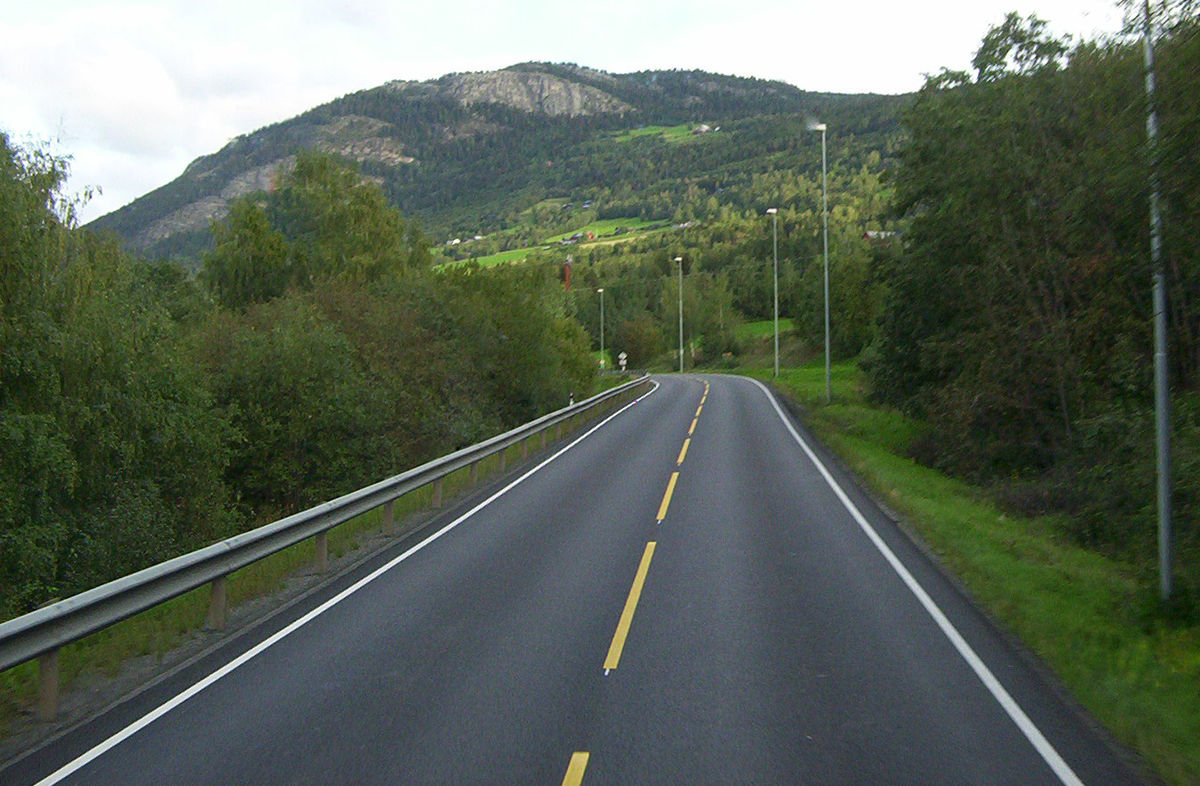
#> input picture res/Road_in_Norway.jpg, 1200 x 786 px, given in place of Lenna.png, which was not available
$ python convImg.py   (older library calls are emulated)
#> lines starting #> are read from the running program, lines starting #| are printed output that depends on the picture; pictures that were not available may be replaced by others from this repository, and a replacement may not be noted
#> in loadImg, img is the input picture: shape (786, 1200, 3); mean B, G, R 87, 99.6, 89.3
### ImageBase.py
#python3
#Steven Image base operation Class
import cv2
import numpy as np
from matplotlib import pyplot as plt
import random

def changeBgr2Rbg(img): #input color img
    if getImagChannel(img) == 3:
        b,g,r = cv2.split(img)       # get b,g,r
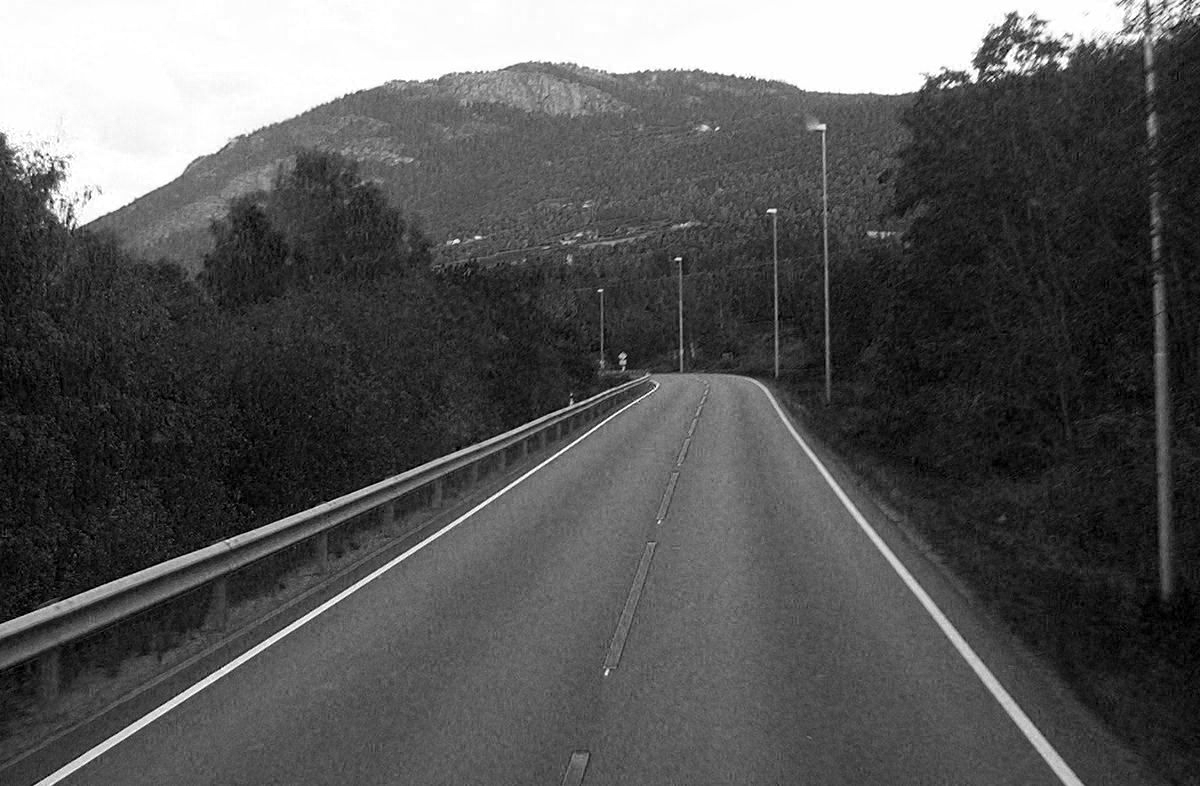
#> b: shape (786, 1200); min 0, max 255, mean 87
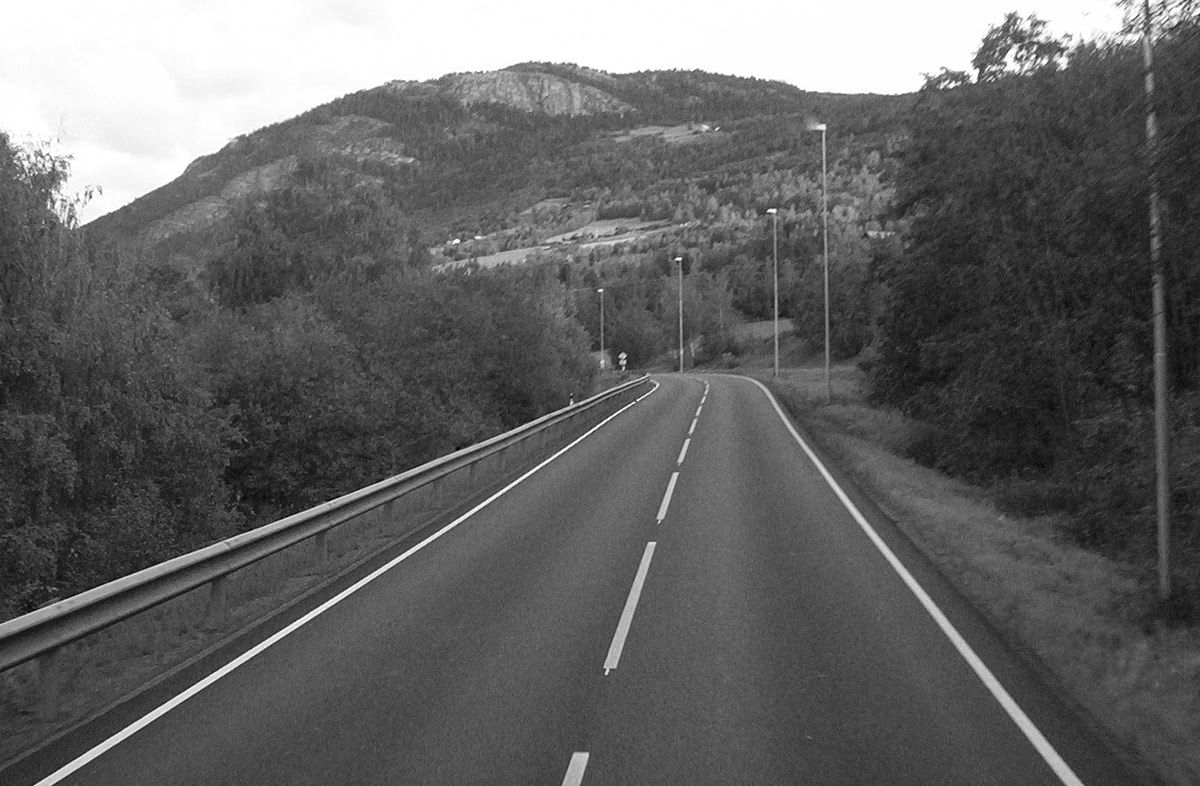
#> g: shape (786, 1200); min 0, max 255, mean 99.6
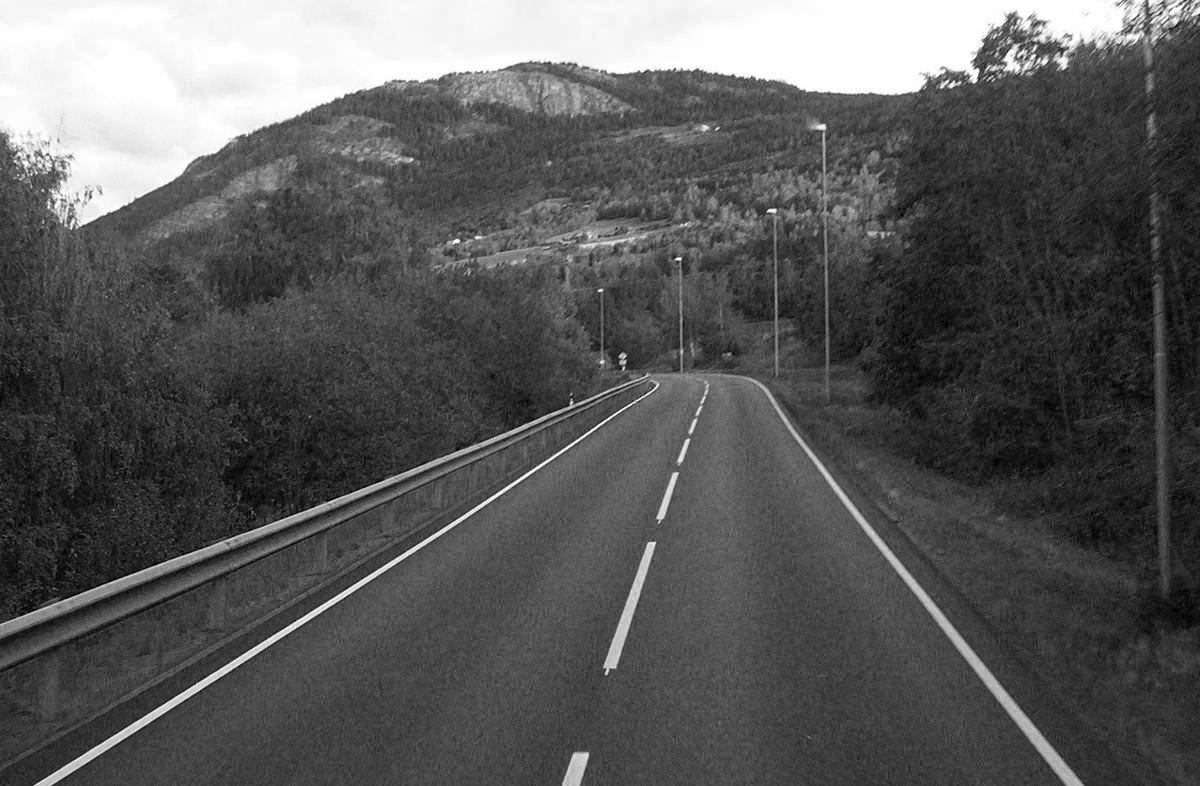
#> r: shape (786, 1200); min 0, max 255, mean 89.3
        img = cv2.merge([r,g,b])
    return img

# [5 lines left out: function changeRbg2Bgr, not called in this run]

def loadImg(file, mode=cv2.IMREAD_COLOR, toRgb=True):
    #mode = cv2.IMREAD_COLOR cv2.IMREAD_GRAYSCALE cv2.IMREAD_UNCHANGED
    try:
        img = cv2.imread(file,mode)
    except:
        print("Load image error,file=",file)

    assert(img is not None)
    if toRgb:
        if getImagChannel(img) == 3:
            img = changeBgr2Rbg(img)
    return img

def loadGrayImg(file):
    img = loadImg(file,mode=cv2.IMREAD_GRAYSCALE)
    return img

def writeImg(img,filePath):
    cv2.imwrite(filePath,img)

def infoImg(img,str='image:'):
    return print(str,'shape:',img.shape,'size:',img.size,'dims=',img.ndim,'dtype:',img.dtype)

def grayImg(img):
    if getImagChannel(img) == 3:
        return cv2.cvtColor(img, cv2.COLOR_BGR2GRAY)
    return img

def getImagChannel(img):
    if img.ndim == 3: #color r g b channel
        return 3
    return 1  #only one channel

# [27 lines left out: functions resizeImg, showimage, plotImg, not called in this run]

def getImgHW(img):
    return img.shape[0],img.shape[1]

def distanceImg(img1,img2):
    return np.sqrt(np.sum(np.square(img1 - img2)))

"""-----------------------operation start-------"""
# [100 lines left out: functions calcAndDrawHist, equalizedHist, custEqualizedHist, histogram_equalize, binaryImage, binaryImage2 and 2 more, not called in this run]

def thresHoldModel(img,mode=cv2.ADAPTIVE_THRESH_MEAN_C):
    #cv2.ADAPTIVE_THRESH_GAUSSIAN_C
    return cv2.adaptiveThreshold(img,255,mode,cv2.THRESH_BINARY,11,2)

def convolutionImg(img,kernel):
    return cv2.filter2D(img,-1,kernel)
#> in convolutionImg (call 5), `return cv2.filter2D(img,-1,kernel)`:
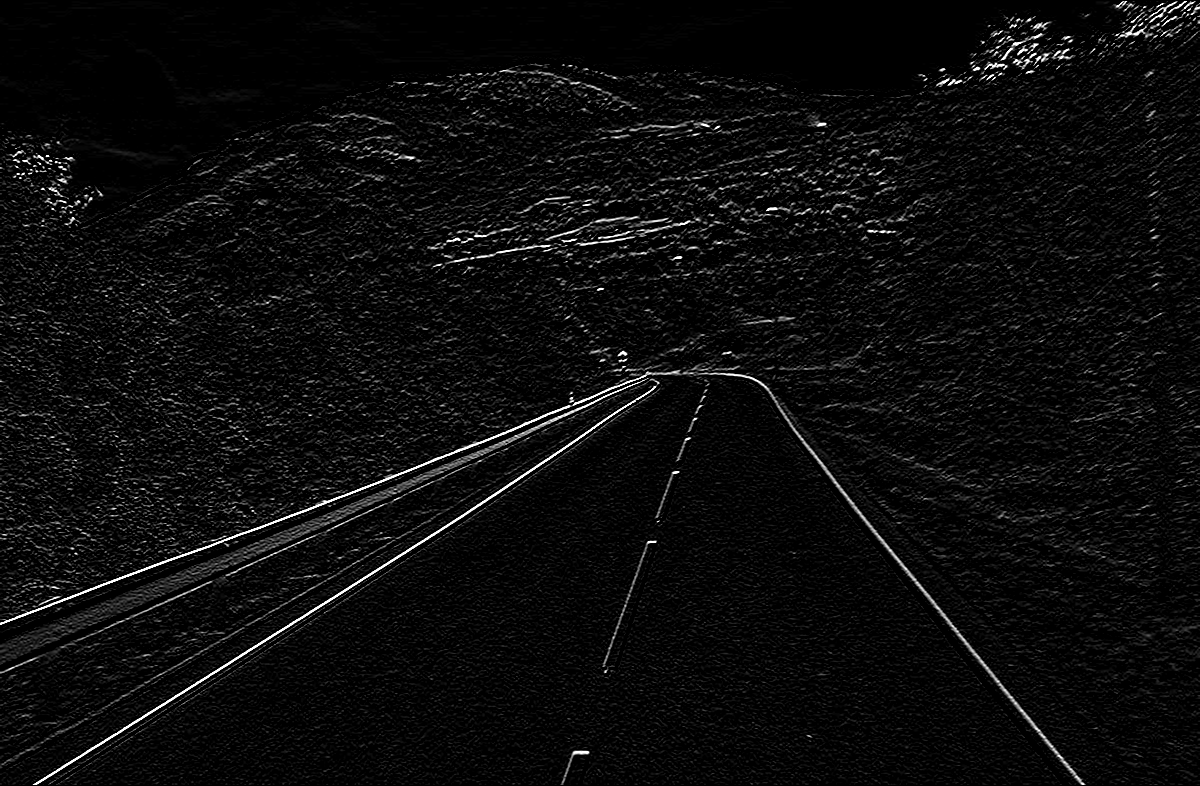
#> returned value: shape (786, 1200); min 0, max 255, mean 12.1

# [343 lines left out: functions colorSpace, flipImg, custGray, differImg, reverseImg, LightImg and 9 more, not called in this run]

#https://docs.opencv.org/trunk/da/d22/tutorial_py_canny.html
def cannyImg(img,threshold1=100,threshold2=200):
    return cv2.Canny(img, threshold1=threshold1, threshold2=threshold2)

def sobelImg(img,scale=1,delta=0,ddepth = cv2.CV_16S, ksize=3):
    return cv2.Sobel(img, ddepth, 1, 0, ksize=ksize, scale=scale, delta=delta, borderType=cv.BORDER_DEFAULT)

# [23 lines left out: functions textImg, jointImage, not called in this run]

def rectangleImg(img,startPt,stopPt,color=(0, 0, 255),thickness=2):
    #return cv2.rectangle(img=img, pt1=startPt, pt2=stopPt, color=color, thickness=thickness)
    return cv2.rectangle(img, startPt, stopPt, color, thickness=2)

# [17 lines left out: functions adjustBrightnessAndContrast, GammaCorrection, not called in this run]

### mainImagePlot.py
#python3
#Steven 11/03/2020 image plot modoule

import matplotlib.pyplot as plt
from common import getRowAndColumn
from ImageBase import *

# [4 lines left out: function plotImg2, not called in this run]

def plotImagList(imgList, nameList, title='', gray=False, showticks=True):
#> called with title = '', gray = False, showticks = True
    nImg = len(imgList)
#> nImg = 8
    nRow,nColumn = getRowAndColumn(nImg)

    plt.figure().suptitle(title, fontsize="x-large")
    for n in range(nImg):
        img = imgList[n]
        ax = plt.subplot(nRow, nColumn, n + 1)
        ax.title.set_text(nameList[n])
        if gray:
            plt.imshow(img,cmap="gray")
        else:
            plt.imshow(img)

        if not showticks:
            ax.set_yticks([])
            ax.set_xticks([])
    #plt.grid(True)
    plt.tight_layout()

    # [4 lines of commented-out code are left out]
    plt.show()

# [7 lines left out: function main, not called in this run]

# [2 lines that do not run on import are left out]

### common.py
#python3
#Steven common
import numpy as np


def getRowAndColumn(N):
    """give a positive number,return suitable a*b for subplot matrix """
#> called with N = 8
    if N <= 0:
        return (0,0)
    if N == 1:
        return (1,1)

    if N % 2 != 0: #odd number
        N +=1

    match = []
    for i in np.arange(1,N/2+1,dtype=np.int8):
        #print(i)
        if N % i == 0:
            match.append((int(i), int(N/i)))
#> after the loop, match = [(1, 8), (2, 4), (4, 2)]
    #print(match)

    '''(a,b) find the minimum abs(a-b) as the suitable result'''
    minInter = abs(match[0][0]-match[0][1])
#> minInter = 7
    res = match[0]
#> res = (1, 8)
    for i in match:
        if minInter > abs(i[0]-i[1]):
            minInter = abs(i[0]-i[1])
            res = i
#> this loop made 3 passes
#> (minInter, res) on pass 2: (2, (2, 4))
#> after the loop, minInter = 2

    return res[0],res[1]

def main():
    print(getRowAndColumn(78))

# [2 lines that do not run on import are left out]

### convImg.py
#python3
#Steven image convolution modoule

import cv2 #pip install opencv-python
import matplotlib.pyplot as plt
from ImageBase import *
from mainImagePlot import plotImagList

def main():
    file = './res/Lenna.png' #r'./res/obama.jpg'#
    img = loadImg(file,mode=cv2.IMREAD_COLOR) # IMREAD_GRAYSCALE IMREAD_COLOR
    img = changeBgr2Rbg(img)
    img = grayImg(img)

    kernel = np.ones((3,3), np.float32)/9
    #print(kernel)
    k_Robert1 = np.array([[1,0],
                        [0,-1]])

    k_Robert2 = np.array([[0,1],
                        [-1,0]])

    k_Sobel1 = np.array([[-1,0,1],
                        [-2,0,2],
                        [-1,0,1]])

    k_Sobel2 = k_Sobel1.T
    k_Laplance = np.array([[0,-1,0],
                        [-1,4,-1],
                        [0,-1,0]])

    k_Prewitt1 = np.array([[-1,0,1],
                        [-1,0,1],
                        [-1,0,1]])
    k_Prewitt2 = k_Prewitt1.T

    conImg = convolutionImg(img,kernel)
    k_Robert1Img = convolutionImg(img,k_Robert1)
    k_Robert2Img = convolutionImg(img,k_Robert2)

    k_Sobel1Img = convolutionImg(img,k_Sobel1)
    k_Sobel2Img = convolutionImg(img,k_Sobel2)
    k_LaplanceImg = convolutionImg(img,k_Laplance)

    k_Prewitt1Img = convolutionImg(img,k_Prewitt1)
    k_Prewitt2Img = convolutionImg(img,k_Prewitt2)

    imgList = []
    nameList = []
    imgList.append(img), nameList.append('Original')
    #imgList.append(conImg), nameList.append('conImg')
    imgList.append(k_Robert1Img), nameList.append('k_Robert1Img')
    imgList.append(k_Robert2Img), nameList.append('k_Robert2Img')
    imgList.append(k_Sobel1Img), nameList.append('k_Sobel1Img')
    imgList.append(k_Sobel2Img), nameList.append('k_Sobel2Img')
    imgList.append(k_LaplanceImg), nameList.append('k_LaplanceImg')
    imgList.append(k_Prewitt1Img), nameList.append('k_Prewitt1Img')
    imgList.append(k_Prewitt2Img), nameList.append('k_Prewitt2Img')

    plotImagList(imgList,nameList)
#> in plotImagList, `nRow,nColumn = getRowAndColumn(nImg)`: nColumn = 4
    pass

if __name__=='__main__':
    main()

$ run again, on res/otsus_algorithm.jpg
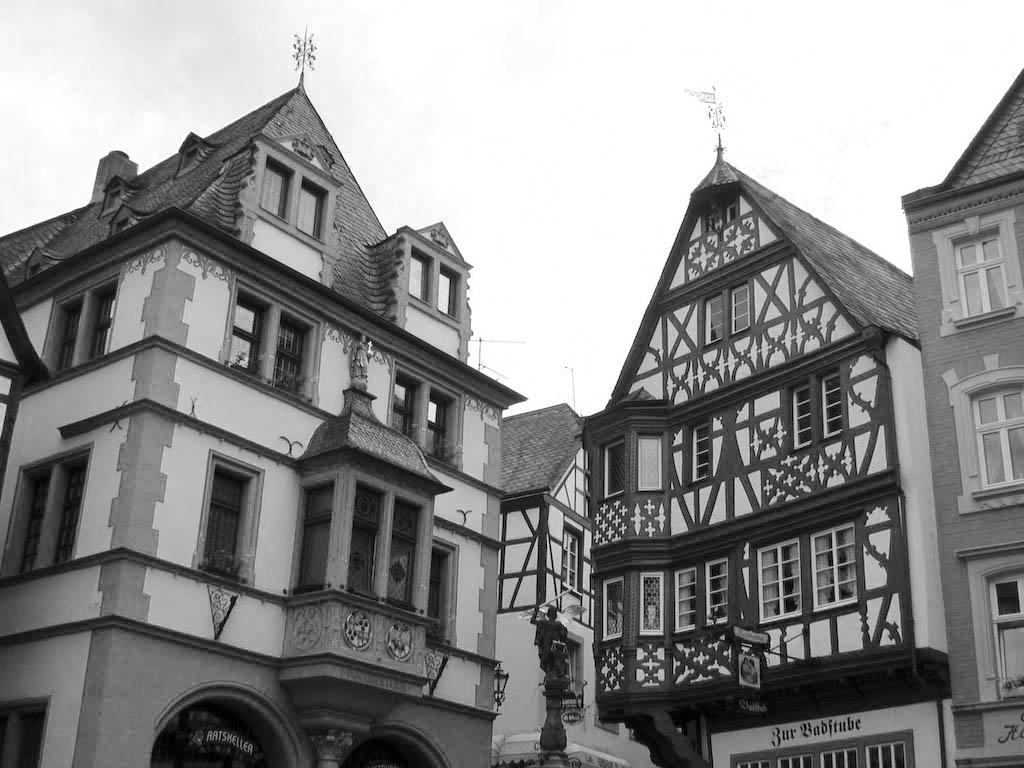
#> input picture res/otsus_algorithm.jpg, 1024 x 768 px, given in place of Lenna.png, which was not available
#> in loadImg, img is the input picture: shape (768, 1024, 3); min 0, max 255, mean 141.3
#> in convolutionImg (call 7), `return cv2.filter2D(img,-1,kernel)`:
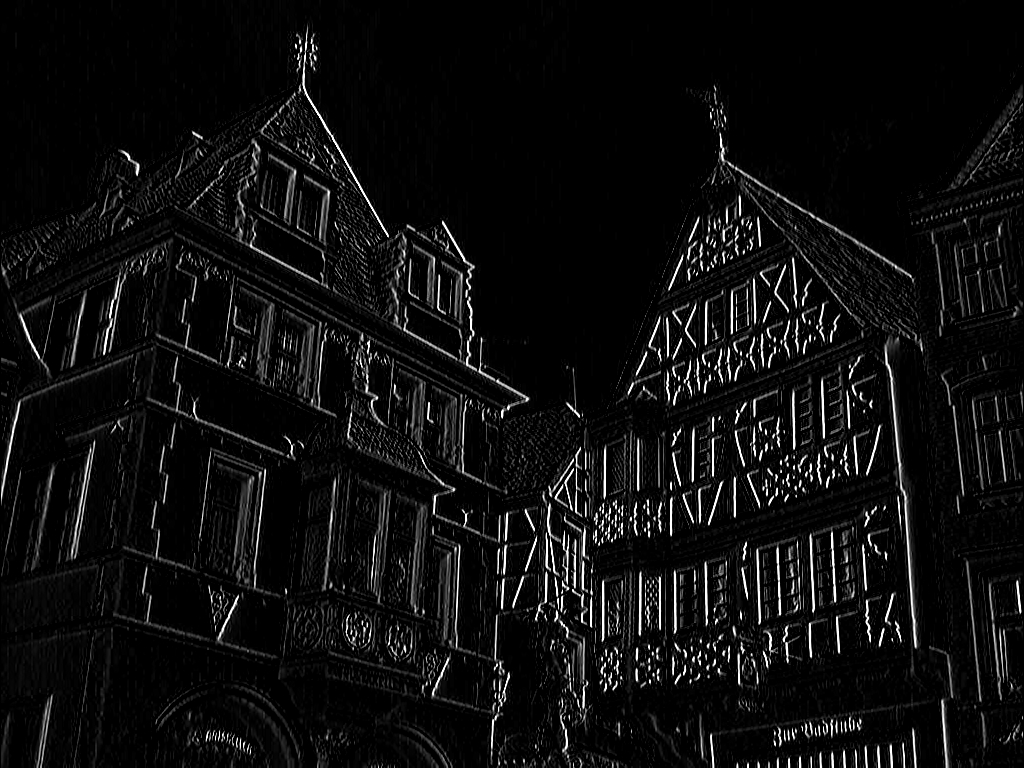
#> returned value: shape (768, 1024); min 0, max 255, mean 14.2
#> in convolutionImg (call 8), `return cv2.filter2D(img,-1,kernel)`:
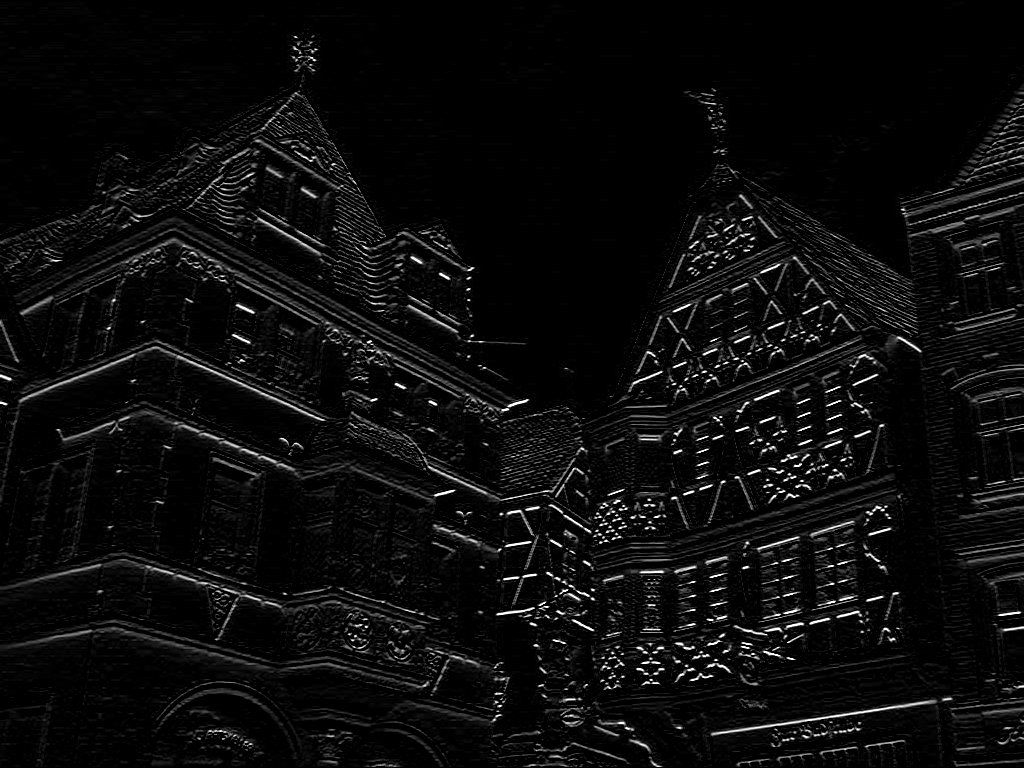
#> returned value: shape (768, 1024); min 0, max 255, mean 11.8
#> nImg = 8
#> after the loop in getRowAndColumn, `for i in np.arange(1,N/2+1,dtype=np.int8):`: match = [(1, 8), (2, 4), (4, 2)]
#> in getRowAndColumn, `minInter = abs(match[0][0]-match[0][1])`: minInter = 7
#> in getRowAndColumn, `res = match[0]`: res = (1, 8)
#> the loop in getRowAndColumn, `for i in match:` made 3 passes
#> (minInter, res) on pass 2: (2, (2, 4))
#> after the loop in getRowAndColumn, `for i in match:`: minInter = 2
#> nColumn = 4
